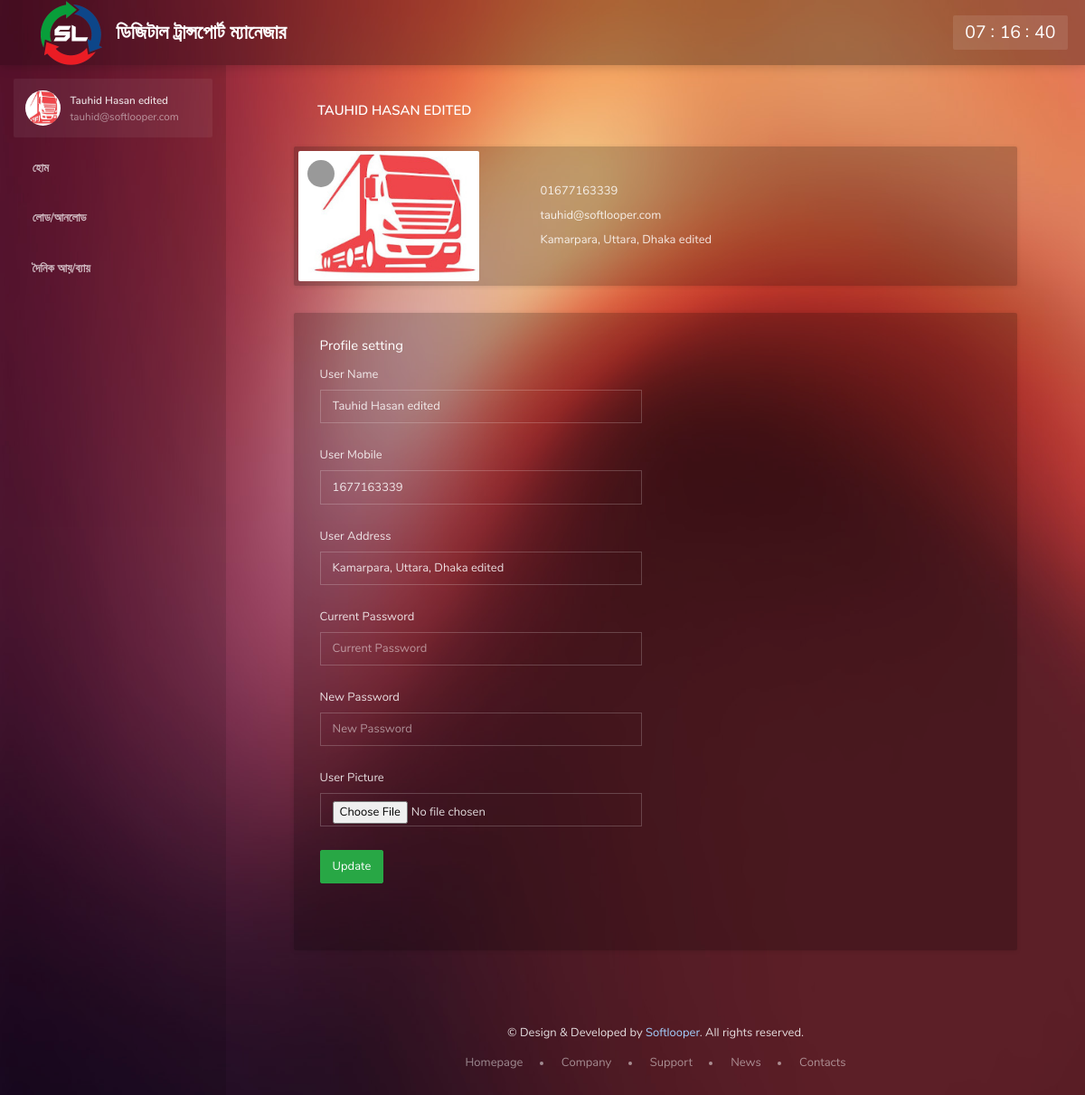
The app's page /profile.php (signed in) with its own data.
### tables this page shows
CREATE TABLE `user` (
  `u_id` int(11) NOT NULL,
  `name` varchar(100) NOT NULL,
  `mobile` int(15) NOT NULL,
  `email` varchar(100) NOT NULL,
  `password` varchar(100) NOT NULL,
  `address` longtext NOT NULL,
  `picture` varchar(100) NOT NULL
);

### includes/security.php (called while the page is built, shortened)
<?php
if (empty($_SESSION['user_pass'])) {
	echo "<script> location = 'login.php' </script>";
}else{
	$USERID = $_SESSION['user_id'];
}
?>

### profile.php (the view, shortened to what this page needs)
<?php
require "includes/security.php";
require "includes/db.php";
    require "includes/head.php" ;
?>
    <body data-sa-theme="1">
        <main class="main">
            <?php require "includes/topbar.php"; ?>
            <?php require "includes/sidebar.php"; ?>
            <section class="content">
                <div class="content__inner content__inner--sm">
                    <header class="content__title">
    <?php
        $user_sql = mysqli_query($con, "SELECT * FROM user WHERE u_id = '$USERID' ");
        $row = mysqli_fetch_assoc($user_sql);
    ?>
                        <h1><?php echo $row['name'] ;?></h1>
                    </header>
                    <div class="card profile">
                        <div class="profile__img">
        <?php
            $userPic = $row['picture'];
            if (empty($userPic)) {
        ?>
                            <img src="demo/img/logo.png" alt="">
        <?php }else{ ?>
                            <img src="upload/user_pictures/<?php echo $row['picture'] ;?>" alt="">
        <?php } ?>
                            <a href="#" class="zwicon-camera profile__img__edit"></a>
                        </div>
                        <div class="profile__info">
                            <ul class="icon-list">
                                <li><i class="zwicon-phone"></i>0<?php echo $row['mobile'] ;?></li>
                                <li><i class="zwicon-mail"></i><?php echo $row['email'] ?></li>
                                <li><i class="zwicon-chat"></i><?php echo $row['address'] ;?></li>
                            </ul>
                        </div>
                    </div>
                    <div class="card">
                        <div class="card-body">
                            <h5 class="card-body__title">Profile setting</h5>
                            <form action="#" method="post" class="row" enctype="multipart/form-data">
                                <div class="col-md-6">
                                    <div class="form-group">
                                        <label>User Name</label>
                                        <input name="name" type="text" class="form-control" placeholder="User Name" value="<?php echo $row['name'] ;?>">
                                    </div>
                                    <div class="form-group">
                                        <label>User Mobile</label>
                                        <input name="mobile" type="number" class="form-control" placeholder="User Mobile Number" value="<?php echo $row['mobile'] ;?>">
                                    </div>
                                    <div class="form-group">
                                        <label>User Address</label>
                                        <input name="address" type="text" class="form-control" placeholder="User address" value="<?php echo $row['address'] ;?>">
                                    </div>
                                    <div class="form-group">
                                        <label>Current Password</label>
                                        <input name="curr_password" type="password" class="form-control" placeholder="Current Password">
                                    </div>
                                    <div class="form-group">
                                        <label>New Password</label>
                                        <input name="new_password" type="password" class="form-control" placeholder="New Password">
                                    </div>
                                    <div class="form-group">
                                        <label>User Picture</label>
                                        <input name="picture" type="file" class="form-control">
                                    </div>
                                    <div class="form-group">
                                        <input name="update" type="submit" class="btn btn-success" value="Update">
                                    </div>
                                </div>
                            </form>
                            <br>
                        </div>
                    </div>
                </div>
                <?php require "includes/footer.php"; ?>
            </section>
        </main>
    </body>
</html>

### includes/sidebar.php (shortened to what this page needs)
<aside class="sidebar ">
    <div class="scrollbar">
        <div class="user">
            <div class="user__info" data-toggle="dropdown">
    <?php
        $userDataSql = mysqli_query($con, "SELECT * FROM user WHERE u_id = '$USERID' ");
        $userRow = mysqli_fetch_assoc($userDataSql);
        $userPic = $userRow['picture'];
        if (empty($userPic)) {
    ?>
                <img class="user__img" src="demo/img/profile-pics/2.jpg" alt="">
    <?php }else{ ?>
                <img class="user__img" src="upload/user_pictures/<?php echo $userPic ;?>" alt="">
    <?php } ?>
                <div>
                    <div class="user__name"><?php echo $userRow['name'] ;?></div>
                    <div class="user__email"><?php echo $userRow['email'] ;?></div>
                </div>
            </div>
        </div>
        <ul class="navigation">
            <li><a href="index.php"><i class="zwicon-home"></i>হোম</a></li>
            <li class="navigation__sub">
                <a href="#"><i class="zwicon-note"></i>লোড/আনলোড</a>
            </li>
            <li class="navigation__sub">
                <a href="#"><i class="zwicon-coin"></i>দৈনিক আয়/ব্যায়</a>
            </li>
        </ul>
    </div>
</aside>

### records on screen
user: picture (picture), name "Tauhid Hasan edited", email "tauhid@softlooper.com", name "TAUHID HASAN EDITED", mobile "1677163339", address "Kamarpara, Uttara, Dhaka edited"
